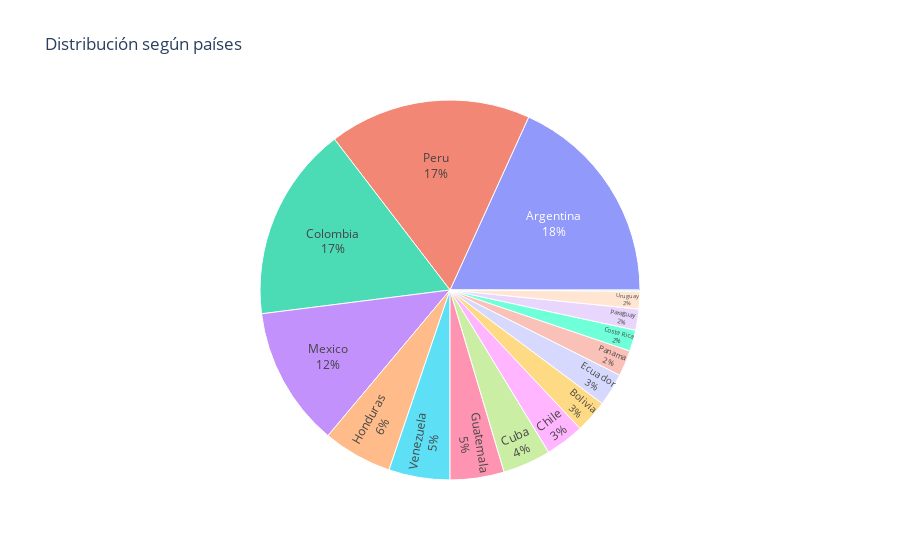

Here is the notebook cell this chart was saved with:
### Code cell
pais_data = data.groupby(["genero","Mes","pais"])["Total"].sum().reset_index(name="Total")
bar_pais_fig = px.histogram(pais_data, x="pais",y="Total",color="genero", barmode="group")
pie_fig = px.sunburst(pais_data, values="Total", path=["pais"], title="Distribución según países")

# bar_pais_fig.show()
pie_fig.update_traces(textinfo="label+percent root")
pie_fig.show(width=5000,height=5000)

### Figure 1 — Plotly figure (JSON) as saved in the notebook; plotly's stock layout.template omitted (floating-point values rounded to 4 significant figures)
{"data": [{"branchvalues": "total", "domain": {"x": [0, 1], "y": [0, 1]}, "hovertemplate": "labels=%{label}<br>Total=%{value}<br>parent=%{parent}<br>id=%{id}<extra></extra>", "ids": ["Argentina", "Bolivia", "Chile", "Colombia", "Costa Rica", "Cuba", "Ecuador", "Guatemala", "Honduras", "Mexico", "Panama", "Paraguay", "Peru", "Puerto Rico", "Uruguay", "Venezuela"], "labels": ["Argentina", "Bolivia", "Chile", "Colombia", "Costa Rica", "Cuba", "Ecuador", "Guatemala", "Honduras", "Mexico", "Panama", "Paraguay", "Peru", "Puerto Rico", "Uruguay", "Venezuela"], "name": "", "parents": ["", "", "", "", "", "", "", "", "", "", "", "", "", "", "", ""], "textinfo": "label+percent root", "type": "sunburst", "values": [182, 28, 33, 166, 18, 41, 28, 46, 59, 119, 22, 18, 172, 1, 15, 52]}], "layout": {"legend": {"tracegroupgap": 0}, "title": {"text": "Distribución según países"}}}
